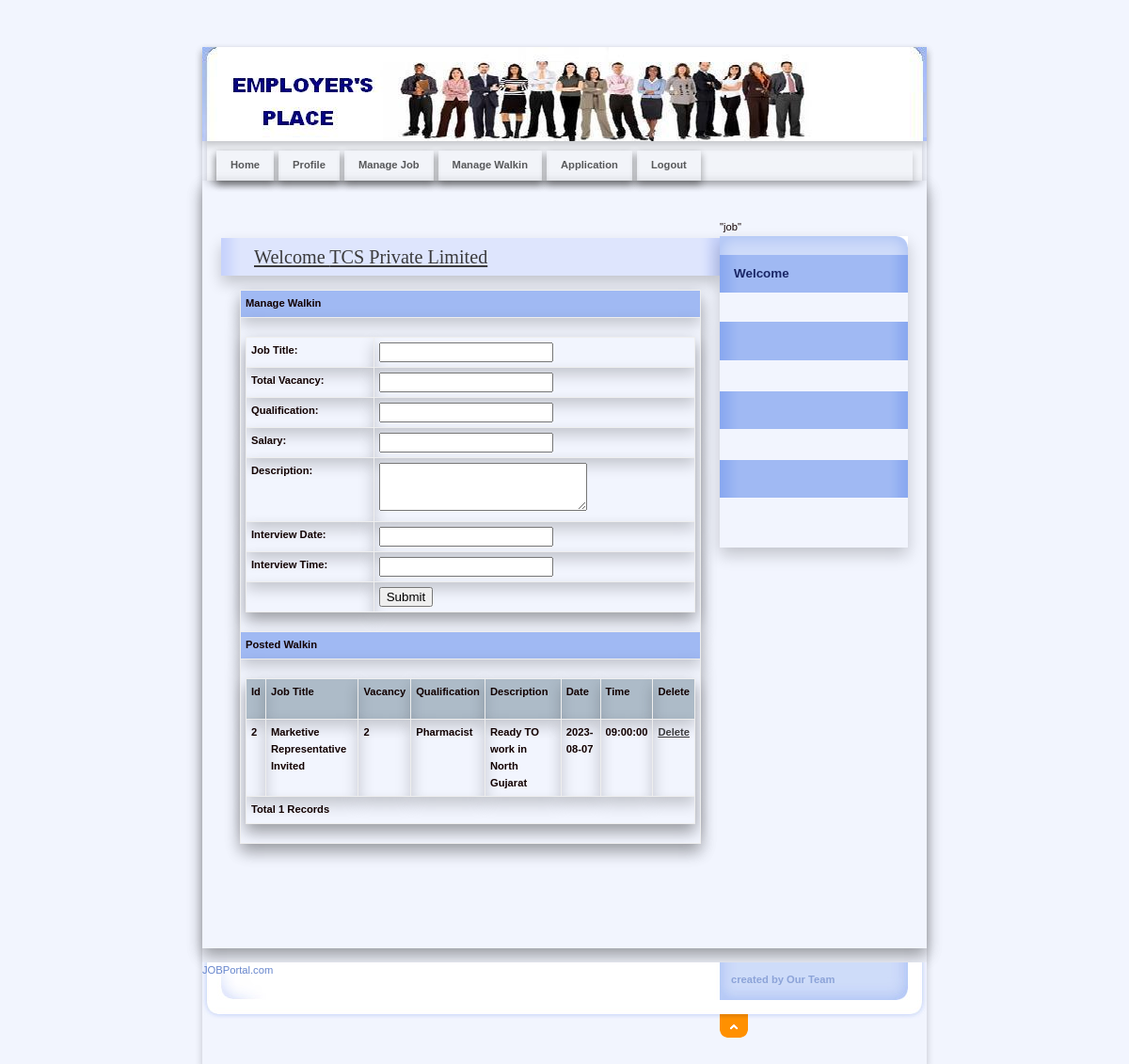
Screenshot of /Employer/ManageWalkin.php (signed in) with the database file from the repository.
### tables this page shows
CREATE TABLE `walkin_master` (
  `WalkInId` int(11) NOT NULL,
  `CompanyName` varchar(20) NOT NULL,
  `JobTitle` varchar(50) NOT NULL,
  `Vacancy` int(11) NOT NULL,
  `MinQualification` varchar(50) NOT NULL,
  `Description` varchar(100) NOT NULL,
  `InterviewDate` date NOT NULL,
  `InterviewTime` time NOT NULL
);

### Employer/ManageWalkin.php (the view, shortened to what this page needs)
<!DOCTYPE html PUBLIC "-//W3C//DTD XHTML 1.0 Strict//EN" "http://www.w3.org/TR/xhtml1/DTD/xhtml1-strict.dtd">
<html xmlns="http://www.w3.org/1999/xhtml" xml:lang="cs" lang="cs">
<head>
    <link rel="stylesheet" media="screen,projection" type="text/css" href="./css/main.css" />
    <link rel="stylesheet" media="print" type="text/css" href="./css/print.css" />
    <link rel="stylesheet" media="aural" type="text/css" href="./css/aural.css" />
<link href="SpryAssets/SpryValidationTextarea.css" rel="stylesheet" type="text/css" />
</head>
    <link href="../SpryAssets/SpryValidationTextField.css" rel="stylesheet" type="text/css" />
    <link href="../SpryAssets/SpryValidationTextarea.css" rel="stylesheet" type="text/css" />
</head>
<body id="www-url-cz">
<div id="main" class="box">
<?php
include "Header.php"
?>
<?php
include "menu.php"
?>
    <div id="page" class="box">
    <div id="page-in" class="box">
        <div id="strip" class="box noprint">
            <p id="breadcrumbs">&nbsp;</p>
        </div>
        <div id="content">
            <div class="article">
                <h2><span><a href="#">Welcome <?php echo $_SESSION['Name'];?></a></span></h2>
                <table width="100%" border="0" cellspacing="0" cellpadding="0">
                  <tr>
                    <td bgcolor="#A0B9F3"><strong>Manage Walkin</strong></td>
                  </tr>
                  <tr>
                    <td><form id="form1" method="post" action="InsertWalkin.php">
                      <table width="100%" border="0" cellspacing="0" cellpadding="0">
                        <tr>
                          <td><strong>Job Title:</strong></td>
                          <td><span id="sprytextfield1">
                            <label>
                            <input type="text" name="txtTitle" id="txtTitle" />
                            </label>
                          <span class="textfieldRequiredMsg">A value is required.</span></span></td>
                        </tr>
                        <tr>
                          <td><strong>Total Vacancy:</strong></td>
                          <td><span id="sprytextfield2">
                            <label>
                            <input type="text" name="txtTotal" id="txtTotal" />
                            </label>
                          <span class="textfieldRequiredMsg">A value is required.</span></span></td>
                        </tr>
                        <tr>
                          <td><strong>Qualification:</strong></td>
                          <td><input type="text" name="cmbQual" id="cmbQual">
                           </td>
                        </tr>
                        <tr>
                          <td><strong>Salary:</strong></td>
                          <td><label>
                            <input type="number" name="txtOther" id="txtOther" />
                          </label></td>
                        </tr>
                        <tr>
                          <td><strong>Description:</strong></td>
                          <td><span id="sprytextarea1">
                            <label>
                            <textarea name="txtDesc" id="txtDesc" cols="25" rows="3"></textarea>
                            </label>
                          <span class="textareaRequiredMsg">A value is required.</span></span></td>
                        </tr>
                        <tr>
                          <td><strong>Interview Date:</strong></td>
                          <td><span id="sprytextfield3">
                            <label>
                            <input type="text" name="txtDate" onclick="ds_sh(this);" id="txtDate" />
                            </label>
                          <span class="textfieldRequiredMsg">A value is required.</span></span></td>
                        </tr>
                        <tr>
                          <td><strong>Interview Time:</strong></td>
                          <td><span id="sprytextfield4">
                            <label>
                            <input type="text" name="txtTime" id="txtTime" />
                            </label>
                          <span class="textfieldRequiredMsg">A value is required.</span></span></td>
                        </tr>
                        <tr>
                          <td>&nbsp;</td>
                          <td><label>
                            <input type="submit" name="button" id="button" value="Submit" />
                          </label></td>
                        </tr>
                      </table>
                                        </form>
                    </td>
                  </tr>
                  <tr>
                    <td bgcolor="#A0B9F3"><strong>Posted Walkin </strong></td>
                  </tr>
                  <tr>
                    <td><table width="100%" border="1" bordercolor="#1CB5F1" >
                      <tr>
                        <th height="32" bgcolor="#1CB5F1" class="style3"><div align="left" class="style9 style5"><strong>Id</strong></div></th>
                        <th bgcolor="#1CB5F1" class="style3"><div align="left" class="style9 style5"><strong>Job Title</strong></div></th>
                        <th bgcolor="#1CB5F1" class="style3"><div align="left" class="style9 style5"><strong>Vacancy</strong></div></th>
                         <th bgcolor="#1CB5F1" class="style3"><div align="left" class="style9 style5"><strong>Qualification</strong></div></th>
                          <th bgcolor="#1CB5F1" class="style3"><div align="left" class="style9 style5"><strong>Description</strong></div></th>
                        <th bgcolor="#1CB5F1" class="style3"><div align="left" class="style9 style5"><strong>Date</strong></div></th>
                        <th bgcolor="#1CB5F1" class="style3"><div align="left" class="style9 style5"><strong>Time</strong></div></th>
                        <th bgcolor="#1CB5F1" class="style3"><div align="left" class="style12">Delete</div></th>
                      </tr>
                      <?php
$con = mysqli_connect("localhost","root","","job");
$sql = "select * from walkin_master where CompanyName='".$_SESSION['Name']."'";
$result = mysqli_query($con,$sql) or die(mysqli_error($con));
while($row = mysqli_fetch_array($result))
{
$Id=$row['WalkInId'];
$JobTitle=$row['JobTitle'];
$Vacancy=$row['Vacancy'];
$MinQualification=$row['MinQualification'];
$Description=$row['Description'];
$InterviewDate=$row['InterviewDate'];
$InterviewTime=$row['InterviewTime'];
?>
                      <tr>
                        <td class="style3"><div align="left" class="style9 style5"><strong><?php echo $Id;?></strong></div></td>
                        <td class="style3"><div align="left" class="style9 style5"><strong><?php echo $JobTitle;?></strong></div></td>
                         <td class="style3"><div align="left" class="style9 style5"><strong><?php echo $Vacancy;?></strong></div></td>
                         <td class="style3"><div align="left" class="style9 style5"><strong><?php echo $MinQualification;?></strong></div></td>
                         <td class="style3"><div align="left" class="style9 style5"><strong><?php echo $Description;?></strong></div></td>
                             <td class="style3"><div align="left" class="style9 style5"><strong><?php echo $InterviewDate;?></strong></div></td>
                                 <td class="style3"><div align="left" class="style9 style5"><strong><?php echo $InterviewTime;?></strong></div></td>
                        <td class="style3"><div align="left" class="style9 style5"><strong><a href="DeleteWalkin.php?WalkinId=<?php echo $Id;?>">Delete</a></strong></div></td>
                      </tr>
                      <?php
}
$records = mysqli_num_rows($result);
?>
                      <tr>
                        <td colspan="8" class="style3"><div align="left" class="style12"><?php echo "Total ".$records." Records"; ?> </div></td>
                      </tr>
                    </table></td>
                  </tr>
                </table>
                <p>&nbsp;</p>
                <p class="btn-more box noprint">&nbsp;</p>
          </div>
        </div>
<?php
include "right.php"
?>
    </div>
    </div>
<?php
include "footer.php"
?>
</div>
</body>
</html>

### Employer/css/main.css (style rules this page uses)
* { min-height: 1px; }
body { border: 0; margin: 0; padding: 0; background: #f2f5fe; font: 70%/160% "verdana", sans-serif; color: #120101; _text-align: center; }
a { color: #3b3b3d; }
p { border: 0; margin: 15px 0; padding: 0; }
div { display: block; border: 0; margin: 0; padding: 0; }
h1, h2, h3, h4, h5 { border: 0; margin: 15px 0 10px 0; padding: 0; font-weight: bold; }
h2 { font-size: 180%; line-height: 100%; font-family: "georgia", serif; font-weight: normal; }
table { display: table; border-collapse: collapse; margin: 15px 0; padding: 0; border: 1px solid #b7caf6; box-shadow: 0 8px 16px 0 rgba(0, 0, 0, 0.2); font-size: 100%; }
tr { display: table-row; }
th, td { display: table-cell; box-shadow: 0 8px 16px 0 rgba(0, 0, 0, 0.2); border: 1px solid rgb(238, 238, 238); margin: 0; padding: 5px; vertical-align: top; text-align: left; }
th { background: rgba(81, 110, 128, 0.43); text-align: center; color: #120101; font-weight: bold; }
form { border: 0; margin: 0; padding: 0; }
a, img, span { border: 0; margin: 0; padding: 0; }
strong, .strong { font-weight: bold; }
.box { min-height: 1px; _height: 1px; }
.box:after { content: "."; display: block; line-height: 0px; font-size: 0px; visibility: hidden; clear: both; }
#main { width: 770px; margin: 50px auto 0 auto; _text-align: left; box-shadow: 0 4px 8px 0 rgba(0, 0, 0, 0.2); }
#page { width: 770px; min-height: 1px; _height: 1px; box-shadow: 0 8px 16px 0 rgba(0, 0, 0, 0.2); }
#page-in { min-height: 1px; padding: 10px 0; _height: 1px; box-shadow: 0 8px 16px 0 rgba(0, 0, 0, 0.2); }
#strip { position: relative; clear: both; padding: 3px 20px 10px 20px; color: #7a807c; }
#strip p { margin: 0; }
#strip #breadcrumbs { width: 520px; margin: 0; padding: 0; }
#content { float: left; width: 530px; _width: 550px; margin: 0; padding: 0 0 0 20px; }
#content .article { clear: both; margin: 0; padding: 20px; }
#content .article h2 { margin: 0 -20px; padding: 10px; background: #dee5fd url("../design/content_title_bg.gif") 0 0 repeat-y; color: #4b4b4b; box-shadow: 0 8px 16px 0 rgba(0, 0, 0, 0.2); }
#content .article h2 span { padding-left: 25px; }
#content .article p { text-align: justify; }
#content .btn-more { margin: 0 0 15px 0; padding: 0; border: 0; position: relative; }

### Employer/css/print.css (style rules this page uses)
body { border:0; margin:0; padding:0; font-size:12pt }
a { color:#000; text-decoration:none; }
h1, h2, h3 { page-break-after:avoid; page-break-inside:avoid; }
table { border-collapse: collapse; border-width:1px; border-style:solid; }
th, td { display:table-cell; border-width:1px; border-style:solid; }
.noprint { display:none; }

### Employer/css/aural.css (style rules this page uses)
body { voice-family:paul,male; volume:loud; speech-rate:slow; richness:90; stress:20; }
h1, h2, h3, h4, h5 { cue-before:url("ping.au"); }
p, table { pause:50ms; }
strong { pitch:medium; pitch-range:60; stress:90; richness:90; }

### rows the page displays
walkin_master: WalkInId "2", JobTitle "Marketive Representative Invited", Vacancy "2", MinQualification "Pharmacist", Description "Ready TO work in North Gujarat", InterviewDate "2023-08-07", InterviewTime "09:00:00"

### other values shown
$_SESSION['Name'] "TCS Private Limited"
$records "1"
